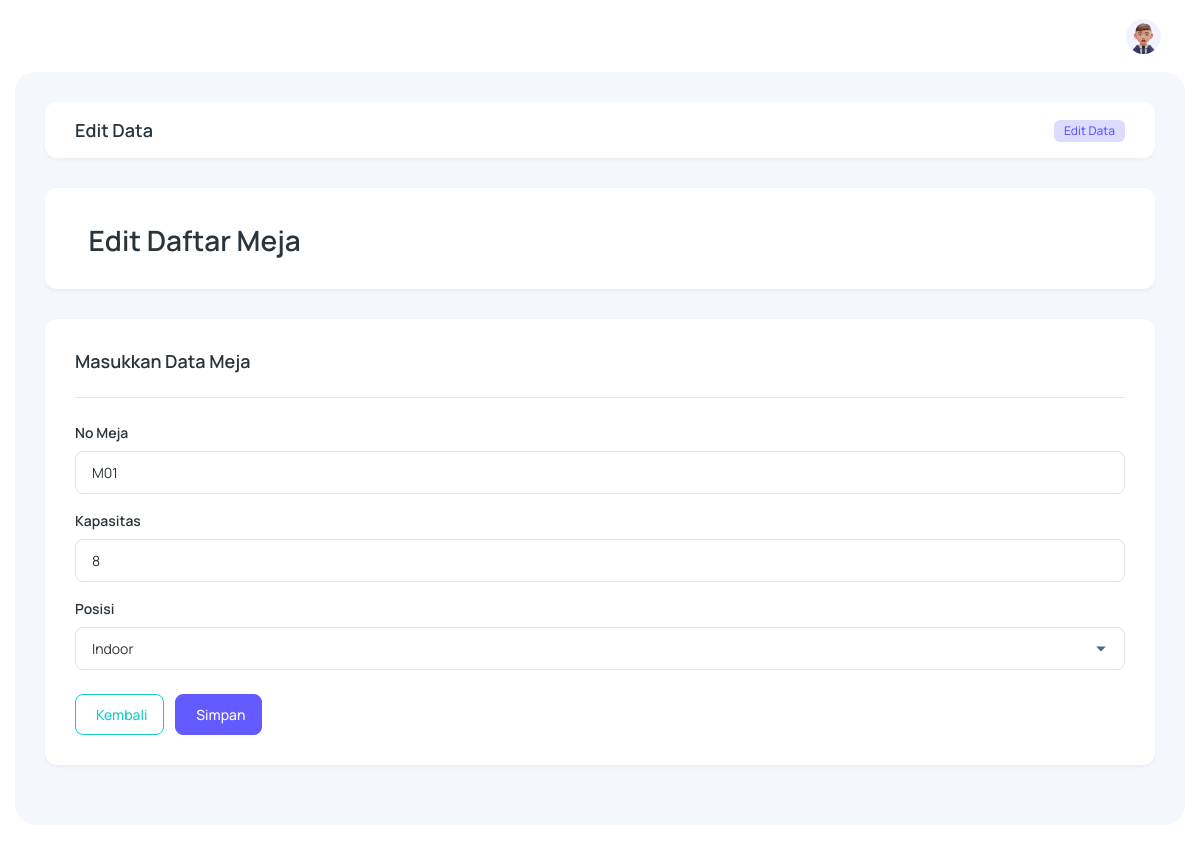
The app's page /?page=mejaUpdate&id_meja=1 (signed in) with its own data.
### tables this page shows
CREATE TABLE `meja` (
  `id_meja` int(11) NOT NULL,
  `no_meja` varchar(10) NOT NULL,
  `kapasitas` int(11) NOT NULL,
  `posisi` enum('Outdoor','Indoor') NOT NULL
);

### pages/meja/mejaUpdate.php (the view, shortened to what this page needs)
<?php
    include('./config/connection.php');
    if (isset($_GET['id_meja'])) {
        $idMeja = $_GET['id_meja'];
        $query = "SELECT * FROM meja WHERE id_meja = '$idMeja'";
        $result = mysqli_query($connection, $query);
        $dataMeja = mysqli_fetch_assoc($result);
    }
?>
<div class="body-wrapper">
    <div class="container-fluid">
        <div class="card card-body py-3">
            <div class="row align-items-center">
                <div class="col-12">
                    <div class="d-sm-flex align-items-center justify-space-between">
                        <h4 class="mb-4 mb-sm-0 card-title">Edit Data</h4>
                        <nav aria-label="breadcrumb" class="ms-auto">
                            <ol class="breadcrumb">
                                <li class="breadcrumb-item my-auto" aria-current="page">
                                    <span class="badge fw-medium fs-2 bg-primary-subtle text-primary"> Edit Data </span>
                                </li>
                            </ol>
                        </nav>
                    </div>
                </div>
            </div>
        </div>
        <div class="widget-content searchable-container list">
            <div class="card card-body">
                <div class="row">
                    <div class="col">
                        <h3 class="mb-0">
                            <iconify-icon icon="solar:bedside-table-2-line-duotone" class="align-middle ms-1 me-1"></iconify-icon> <span class="align-middle">Edit Daftar Meja</span>
                        </h3>
                    </div>
                </div>
            </div>
            <div class="card card-body">
                <h4 class="card-title">Masukkan Data Meja</h4>
                <hr class="mb-4">
                <form id="mejaUpdateForm" class="form-horizontal" action="./controllers/process.php" method="post">
                    <div class="mb-3">
                        <label for="noMeja" class="form-label">No Meja</label>
                        <input type="text" class="form-control" name="noMeja" id="noMeja" placeholder="M01" value="<?= $dataMeja['no_meja']; ?>" required>
                    </div>
                    <div class="mb-3">
                        <label for="kapasitas" class="form-label">Kapasitas</label>
                        <input type="number" class="form-control" name="kapasitas" id="kapasitas" placeholder="4" value="<?= $dataMeja['kapasitas']; ?>" required>
                    </div>
                    <div class="mb-4">
                        <label for="posisi" class="form-label">Posisi</label>
                        <?php
                            $posisi = ['Outdoor', 'Indoor'];
                        ?>
                        <select name="posisi" id="posisi" class="form-select" required>
                            <?php foreach($posisi as $posisiData) { ?>
                                <option value="<?= $posisiData; ?>" <?= ($dataMeja['posisi'] == $posisiData) ? 'selected' : ''; ?> ><?= $posisiData; ?></option>
                            <?php } ?>
                        </select>
                    </div>
                    <a href="?page=mejaData" class="d-inline-flex justify-content-center align-items-center btn btn-outline-secondary me-2">
                        <iconify-icon icon="fluent:arrow-left-24-filled" class="me-1 fs-5 d-inline-flex align-items-center"></iconify-icon>Kembali
                    </a>
                    <button type="button" id="simpanMejaUpdate" class="d-inline-flex justify-content-center align-items-center btn btn-primary">
                        <iconify-icon icon="fluent:save-24-regular" class="me-1 fs-5 d-inline-flex align-items-center"></iconify-icon>Simpan
                    </button>
                </form>
            </div>
        </div>
    </div>
</div>

### layouts/mainWrapper.php (style rules this page uses)
html { display: none; }

### records on screen
meja: noMeja "M01", kapasitas "8", posisi "Indoor"
